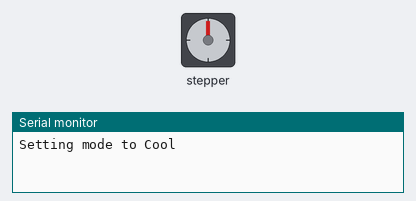
A sketch run on a simulated Arduino Uno, built with avr-gcc and run on an emulated ATmega328P. On the bench: stepper motor, the last lines printed to the serial monitor. Stepper angles assume 2048 steps per turn.

Above: at 0.1 s.
At 4.6 s:
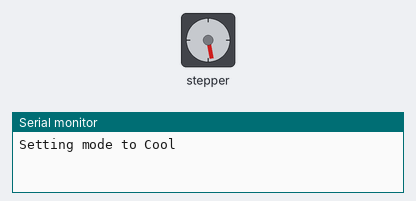
At 9.1 s:
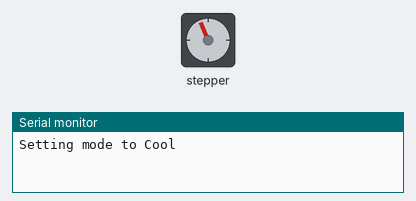
At 29.84 s:
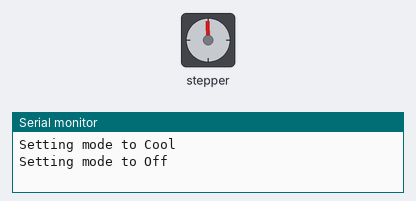
Timing chart, 0 to 40.0 s (numbered marks = the images above):
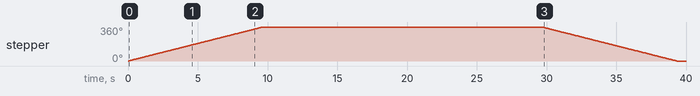

The sketch:

manual_automation.ino
```cpp
#include <Stepper.h>
#define STEPS 32
Stepper myStepper(STEPS, 8, 10, 9, 11);  // Pin inversion to make the library work

int mode = 0; // 0: Cool, 1: Off, 2: Heat
unsigned long previousMillis = 0;
const long interval = 8 * 60 * 60 * 1000; // 8 hours in milliseconds

void setup() {
  myStepper.setSpeed(400);
  Serial.begin(9600);
  setThermostatMode(0);  // Start with Cool mode
}

void loop() {
  unsigned long currentMillis = millis();

  // Check if 8 hours have passed
  if (currentMillis - previousMillis >= interval) {
    previousMillis = currentMillis;

    // Cycle through modes: 0 -> 1 -> 2 -> 0 ...
    mode = (mode + 1) % 3;
    setThermostatMode(mode);
  }
}

void setThermostatMode(int mode) {
  switch (mode) {
    case 0: // Cool
      Serial.println("Setting mode to Cool");
      myStepper.step(2048); // Move to Cool position (e.g., 1 full rotation)
      break;
    case 1: // Off
      Serial.println("Setting mode to Off");
      myStepper.step(-2048); // Move to Off position (e.g., back to initial position)
      break;
    case 2: // Heat
      Serial.println("Setting mode to Heat");
      myStepper.step(4096); // Move to Heat position (e.g., 2 full rotations)
      break;
  }
  delay(1000);  // Allow time for the stepper to reach the position
}
```

Measured:
- by itself, stepper: turns 360° clockwise in 9.6 s, then 360° counter-clockwise in 9.6 s
